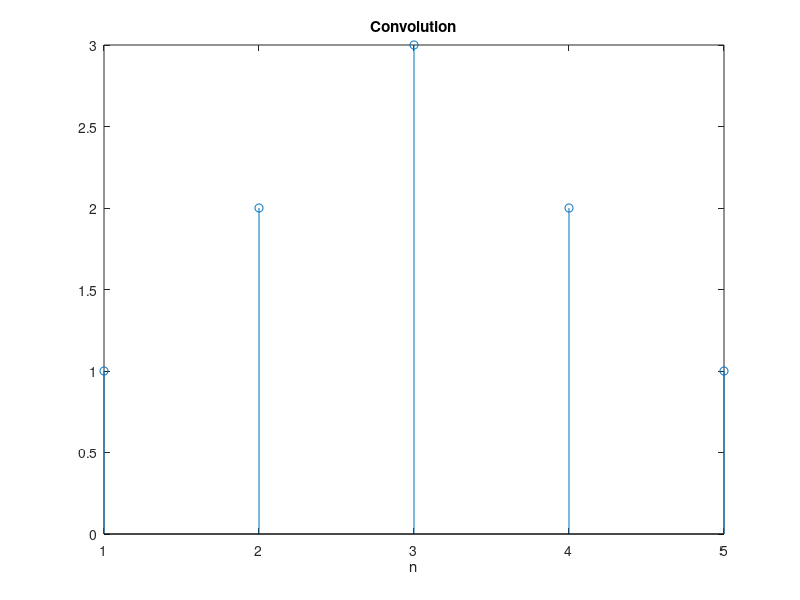

The MATLAB source for this figure:
%Convolution
%in barname baraye mohase convolution ast.baraye ejra evaluate cell ra
%bezanid.
clc;
clear all;
close all; 

x=[1 1 1];
h=[1 1 1];
l=length(x); 
t=length(h); 
X=[x,zeros(1,t)]; 
H=[h,zeros(1,l)]; 
for n=1:t+l-1 
Y(n)=0; 
for m=1:l 
    if(n-m+1>0) 
    Y(n)=Y(n)+X(m)*H(n-m+1); 
    end 
end 
end 
Y 
stem(Y);xlabel('n'); title('Convolution');